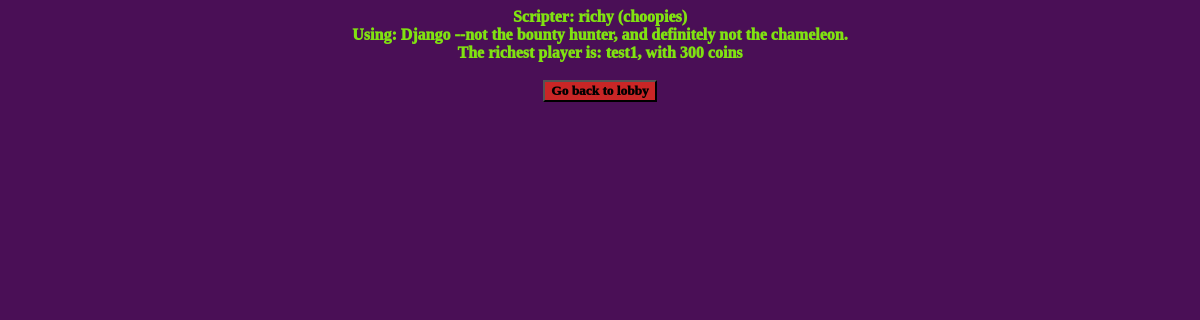
Before: /hallOfFame with the older database file.
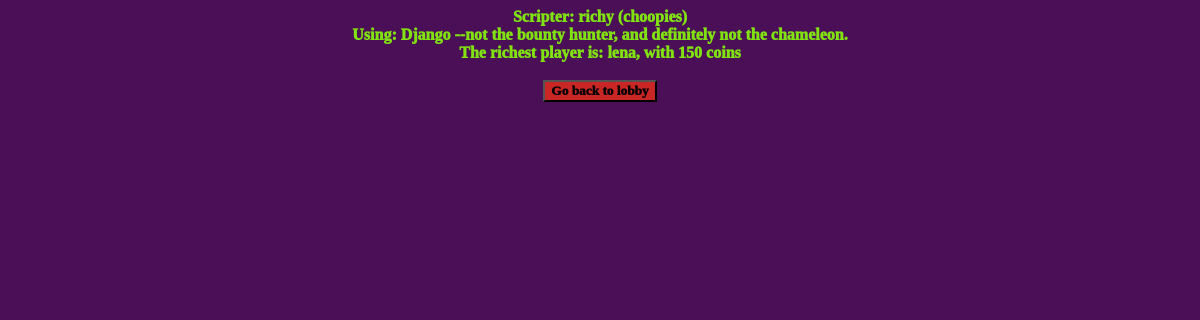
After: the same page with the newer database file.
### website/models.py (models this page shows)
class Player(models.Model):
    name = models.CharField(max_length=20)
    coins = models.IntegerField(default=0)
    wins = models.IntegerField(default=0)
    losses = models.IntegerField(default=0)
    password = models.CharField(max_length=20)
    positives = models.IntegerField(default=0)
    negatives = models.IntegerField(default=0)

### website/views.py (the view)
# urls.py: path('hallOfFame', hallOfFame, name="hallOfFame"),
def hallOfFame(request):
    coinsOrder = Player.objects.order_by('coins')
    richestPlayerCoins = coinsOrder[len(coinsOrder) - 1].coins
    richestPlayer = coinsOrder[len(coinsOrder) - 1].name
    return render(request, "website/hallOfFame.html", {'richestPlayer':richestPlayer,'richestPlayerCoins':richestPlayerCoins})

### website/templates/website/hallOfFame.html (shortened to what this page needs)
{% extends "base.html" %}
{% load static %}
{% block content %}
Scripter: richy (choopies)
<br>
Using: Django --not the bounty hunter, and definitely not the chameleon.
<br>
The richest player is: {{richestPlayer}}, with {{richestPlayerCoins}} coins
<br>
<br>
<a href="{% url 'lobby' %}">
        <button>Go back to lobby</button>
    </a>
{% endblock %}

### website/templates/base.html (shortened to what this page needs)
{% load static %}
<!DOCTYPE html>
<html lang="en">
<head>
    <link rel="stylesheet"
          href="{% static 'website/style.css' %}">
</head>
<body>
    {% block content %}
    {% endblock %}
</body>
</html>

### website/static/website/style.css (style rules this page uses)
body { font-family: "Comic sans MS"; color: #80e211; background-color: #4a0f56; text-align: center; font-weight: 1000 }
a { color: #ffffff }
button { background-color: #c92626; font-family: "Comic sans MS"; font-weight: 1000; }

Changed rows visible on the page:
removed Player: name "test1"
added Player: name "lena"
Other visible differences:
{{ richestPlayerCoins }}: "300" → "150"
